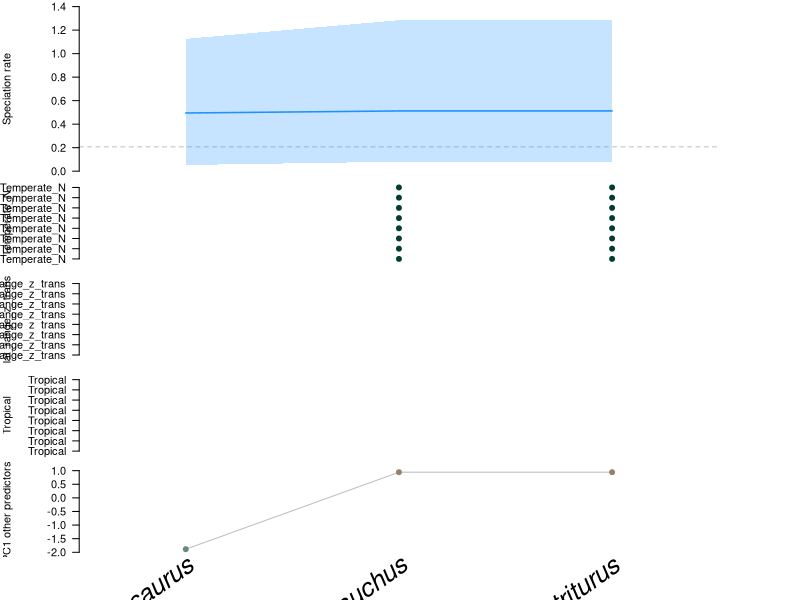

This figure's R source: (Note: this script raises an error after producing the figure.)
pdf(file='C:/Users/SimoesLabAdmin/Documents/pt_diversity_rates/updated_occurrence_analyses/model_3/reptilia_terr/combined_10_contribution_per_species_rates.pdf', width = 7, height = 6, useDingbats = FALSE, pointsize = 7)

ord_by_importance = function(s, consrank, rate_mean) {
  imp = consrank**2
  s = scale(s)
  imp = imp / sum(imp)
  #imp = imp / max(imp)
  s = t(t(s) * imp)
  p = prcomp(cbind(s, scale(rate_mean)))
  ord <- order(p$x[, 1])
  if (cor(1:length(rate_mean), rate_mean[ord]) < 0) {
     ord = order(p$x[, 1], decreasing = TRUE)
  }
  return(ord)
}

is_discrete <- function(x) {
  s = min(x):max(x)
  any(x == 0) && length(s) > 1 && all(s %in% unique(x))
}

combine_predictors <- function(shap, feat, feat_names, n_comb) {
  n_comb1 = n_comb + 1
  idx_comb = n_comb1:ncol(shap)
  shap[, n_comb1] = rowSums(shap[, idx_comb])
  shap = shap[, 1:n_comb1]
  comb_pred = t(do.call('rbind', feat[idx_comb]))
  pc1 = prcomp(comb_pred)$x[, 1]
  feat[[n_comb1]] = pc1
  feat[(n_comb + 2):(length(feat))] = NULL
  feat_names = feat_names[1:n_comb1]
  feat_names[n_comb1] = 'PC1 other predictors'
  out = vector(mode = 'list', length = 3)
  out[[1]] = shap
  out[[2]] = feat
  out[[3]] = feat_names
  return(out)
}

shap_heatmap <- function(shap, baseline, rates, species_names, feat,
                         feat_names, feat_states, rate_type = 'speciation', n_individual_pred = NULL) {
  nfeat = ncol(shap)
  if (!is.null(n_individual_pred)) {
    if ((n_individual_pred + 1) < nfeat) {
      comb_p = combine_predictors(shap, feat, feat_names, n_individual_pred)
      shap = comb_p[[1]]
      feat = comb_p[[2]]
      feat_names = comb_p[[3]]
      nfeat = ncol(shap)
    }
  }
  nspecies = nrow(shap)
  shap_pos = shap > 0
  shap_neg = shap < 0
  shap_sqrt = shap
  shap_sqrt[shap == 0] = 0
  offset_sqrt = 0.0
  shap_sqrt[shap_pos] = sqrt(shap[shap_pos] + offset_sqrt)
  shap_sqrt[shap_neg] = sqrt(-1 * shap[shap_neg] + offset_sqrt)
  max_pos = max(shap_sqrt[shap_pos])
  max_neg = max(shap_sqrt[shap_neg])
  steps_pos = round(max_pos / (max_pos + max_neg), 2) * 200
  steps_neg = round(max_neg / (max_pos + max_neg), 2) * 200
  # BrBG diverging colors
  total_steps = steps_pos + steps_neg
  max_steps = max(c(steps_pos, steps_neg))
  col_pos = colorRampPalette(c('#F5F5F5', '#543005'))(max_steps)
  col_neg = colorRampPalette(c('#F5F5F5', '#003C30'))(max_steps)
  col_pos = col_pos[1:steps_pos]
  col_neg = col_neg[1:steps_neg]
  shap_col = shap
  shap_col[shap == 0] = '#F5F5F5'
  col_idx = findInterval(shap_sqrt[shap_pos], seq(sqrt(offset_sqrt), max_pos, length.out = steps_pos), all.inside = TRUE)
  shap_col[shap_pos] = col_pos[col_idx]
  col_idx = findInterval(shap_sqrt[shap_neg], seq(sqrt(offset_sqrt), max_neg, length.out = steps_neg), all.inside = TRUE)
  shap_col[shap_neg] = col_neg[col_idx]
  species_names = gsub('_', ' ', species_names)
  # Plot
  h = 0.15
  if (nfeat < 10) {
    h = seq(0.4, 0.1, length.out = 9)
    h = h[nfeat]
  }
  heights = c(h, rep((1 - 1.25 * h)/nfeat, nfeat), h/4)
  rate_name = 'Speciation rate'
  rate_col = 'dodgerblue'
  if (rate_type == 'extinction') {
    rate_name = 'Extinction rate'
    rate_col = 'red'
  }
  if (rate_type == 'sampling') {
    rate_name = 'Sampling rate'
    rate_col = 'burlywood2'
  }
  layout(cbind(c(1, 2:(nfeat+2)), c(nfeat + 3, rep(nfeat + 4, nfeat), nfeat + 5)),
         heights = heights, widths = c(0.9, 0.1))
  # Rates per species
  par(las = 1, mar = c(0.1, 6, 0.5, 0.1), mgp = c(5, 1, 0))
  cex_lab = 2 / sqrt(length(feat_names))
  cex_lab = ifelse(cex_lab > 1, 1, cex_lab)
  y_tck = pretty(range(rates, na.rm = TRUE), n = 5)
  plot(0, 0, type = 'n', xaxs = 'i', yaxs = 'i',
       xlim = c(0, nspecies), ylim = range(y_tck),
       axes = FALSE, ylab = rate_name, cex.lab = cex_lab)
  abline(h = baseline, lty = 2, col = 'grey')
  x = c(1:nspecies) - 0.5
  polygon(c(x, rev(x)), c(rates[, 2], rev(rates[, 3])), col = adjustcolor(rate_col, alpha = 0.25), border = NA)
  lines(x, rates[, 1], col = rate_col, lwd = 1.5)
  axis(side = 2, at = y_tck, cex.axis = cex_lab)
  # Shape values
  species_x = c(1:nspecies) - 0.5
  for (i in 1:nfeat) {
    f = feat[[i]]
    if (is.null(dim(f))) {
      d = is_discrete(f)
      y_tck = pretty(range(f), n = 5)
      ylim = range(y_tck)
      if (d) {
        ylim = c(min(f) - 0.5, max(f) + 0.5)
      }
      plot(species_x, f, type = 'n', ylim = ylim,
           xlim = c(0, nspecies), xaxs = 'i', axes = FALSE,
           xlab = '', ylab = feat_names[i], cex.lab = cex_lab)
      if (!d) {
        lines(species_x, f, col = 'grey')
        axis(side = 2, at = y_tck, cex.axis = cex_lab)
      }
      else {
        axis(side = 2, at = min(f):max(f), cex.axis = cex_lab)
      }
      points(species_x, f, pch = 19, col = shap_col[, i])
    }
    else {
      nr = nrow(f)
      plot(0, 0, type = 'n', ylim = c(1 - 0.5, nr + 0.5),
           xlim = c(0, nspecies), xaxs = 'i', axes = FALSE,
           xlab = '', ylab = feat_names[i], cex.lab = cex_lab)
      axis(side = 2, at = 1:nr, labels = feat_states[[i]], cex.axis = cex_lab)
      for (j in 1:nr) {
        fj = f[j, ]
        idx = fj == 1
        points(species_x[idx], rep(j, sum(idx)), pch = 19, col = shap_col[idx, i])
      }
    }
  }
  # Species names
  par(mar = c(0.1, 6, 0.5, 0.1), mgp = c(3, 0.1, 0))
  plot(0, 0, type = 'n', xlim = c(0, nspecies), ylim = c(0, 3),
       xaxs = 'i', axes = FALSE, xlab = '', ylab = '')
  text(x = species_x, y = 3, labels = species_names,
       xpd = NA, srt = 35, adj = 0.965,
       cex = 4 / sqrt(length(species_names)), font = 3)
  # Empty plot
  plot(0, 0, type = 'n', axes = FALSE, xlab = '', ylab = '')
  # Legend
  col = c(rev(col_neg), col_pos)
  n_lead_digit = nchar(as.character(max(round(abs(shap)))))
  par(mar = c(4, 0.5, 0.5, 0.5), mgp = c(3, 1, 0))
  plot(0, 0, type = 'n', xlab = '', ylab = '', axes = FALSE,
       xlim = c(0, 2), ylim = c(0, 1.05 * total_steps))
  for (j in 1:total_steps) {
    rect(0, j - 1, 0.7, j, border = col[j], col = col[j])
  }
  rect(0, 0, 0.7, total_steps, border = 'black')
  lines(x = c(0.7, 1.0), y = rep(steps_neg, 2))
  text(x = 0, y = 1.05 * total_steps, labels = 'Rate change', adj = c(0, 0.5))
  a = c(1, 0.5) # right align
  text(x = 2, y = steps_neg, labels = sprintf(paste0('%.', 3 - n_lead_digit, 'f'), 0), adj = a)
  n_tck = 4
  s = seq(sqrt(offset_sqrt), max(c(max_pos, max_neg)), length.out = n_tck)
  pos = (s / s[n_tck]) * max_steps
  pos = pos[-1]
  s = s[-1]
  for (i in 1:length(pos)) {
    p = steps_neg + pos[i]
    if (p <= total_steps) {
      lines(x = c(0.7, 1.0), y = rep(p, 2))
      text(x = 2, y = p, adj = a, labels = sprintf(paste0('%.', 3 - n_lead_digit, 'f'), s[i]**2))
    }
    p = steps_neg - pos[i]
    if (p >= 0) {
      lines(x = c(0.7, 1.0), y = rep(p, 2))
      text(x = 2, y = p, adj = a, labels = sprintf(paste0('%.', 3 - n_lead_digit, 'f'), -(s[i]**2)))
    }
  }
}

consrank=c(1.0, 0.0,2.0,3.0,4.0,5.0)
consrank2 = order(consrank, decreasing = FALSE)
consrank = order(consrank, decreasing = TRUE)
shap_list = list()
shap_list[[1]]=c(0.26840915171872026, 0.2684091515287386,-0.5931947067754216)
shap_list[[2]]=c(-0.6357647321476919, -0.635764731656682,0.6212709272895788)
shap_list[[3]]=c(0.137691225702292, 0.13769122560464758,0.14831187531135134)
shap_list[[4]]=c(0.16648042189799733, 0.16648042177888908,-0.2784786675420268)
shap_list[[5]]=c(0.0270404123111925, 0.02704041229776113,0.030931076626612222)
shap_list[[6]]=c(0.027040414113901422, 0.027040414150508073,0.030931074162959944)
shap = do.call('cbind', shap_list)
baseline = 0.20722019208595158
rate=c(0.5124291933124187, 0.512429193527205,0.4948710807079624)
rate_lwr=c(0.08065692521631718, 0.08065692521631718,0.05261516571044922)
rate_upr=c(1.28440872579813, 1.28440872579813,1.1257821768522263)
rates = cbind(rate, rate_lwr, rate_upr)
species_names = c()
species_names = c(species_names, 'Lanthanosuchus')
species_names = c(species_names, 'Permotriturus')
species_names = c(species_names, 'Provelosaurus')
feat_names = c()
feat_names = c(feat_names, 'lat_range_z_trans')
feat_names = c(feat_names, 'Temperate_N')
feat_names = c(feat_names, 'Tropical')
feat_names = c(feat_names, 'Temperate_S')
feat_names = c(feat_names, 'Antarctic')
feat_names = c(feat_names, 'time')
ord = ord_by_importance(shap, consrank, rate)
shap_ord = shap[ord, consrank2, drop = FALSE]
rates_ord = rates[ord, ]
species_names_ord = species_names[ord]
feat_names_ord = feat_names[consrank2]
feat = vector(mode = 'list', length = 6)
feat_states = vector(mode = 'list', length = 6)
tmp = vector(mode = 'list', length = 8)
tmp_states = c()
tmp[[1]]=c(-0.2987644076347351, -0.2987644076347351,-0.11636129021644592)
tmp_states = c(tmp_states, 'lat_range_z_trans')
tmp[[14]]=c(-0.2987644076347351, -0.2987644076347351,-0.11636129021644592)
tmp_states = c(tmp_states, 'lat_range_z_trans')
tmp[[27]]=c(-0.2987644076347351, -0.2987644076347351,-0.11636129021644592)
tmp_states = c(tmp_states, 'lat_range_z_trans')
tmp[[40]]=c(-0.2987644076347351, -0.2987644076347351,-0.11636129021644592)
tmp_states = c(tmp_states, 'lat_range_z_trans')
tmp[[53]]=c(-0.2987644076347351, -0.2987644076347351,-0.11636129021644592)
tmp_states = c(tmp_states, 'lat_range_z_trans')
tmp[[66]]=c(-0.2987644076347351, -0.2987644076347351,-0.11636129021644592)
tmp_states = c(tmp_states, 'lat_range_z_trans')
tmp[[79]]=c(-0.2987644076347351, -0.2987644076347351,-0.11636129021644592)
tmp_states = c(tmp_states, 'lat_range_z_trans')
tmp[[92]]=c(-0.2987644076347351, -0.2987644076347351,-0.11636129021644592)
tmp_states = c(tmp_states, 'lat_range_z_trans')
tmp = do.call('rbind', tmp)
feat[[1]] = tmp[, ord]
feat_states[[1]] = tmp_states
tmp = vector(mode = 'list', length = 8)
tmp_states = c()
tmp[[2]]=c(1.0, 1.0,0.0)
tmp_states = c(tmp_states, 'Temperate_N')
tmp[[15]]=c(1.0, 1.0,0.0)
tmp_states = c(tmp_states, 'Temperate_N')
tmp[[28]]=c(1.0, 1.0,0.0)
tmp_states = c(tmp_states, 'Temperate_N')
tmp[[41]]=c(1.0, 1.0,0.0)
tmp_states = c(tmp_states, 'Temperate_N')
tmp[[54]]=c(1.0, 1.0,0.0)
tmp_states = c(tmp_states, 'Temperate_N')
tmp[[67]]=c(1.0, 1.0,0.0)
tmp_states = c(tmp_states, 'Temperate_N')
tmp[[80]]=c(1.0, 1.0,0.0)
tmp_states = c(tmp_states, 'Temperate_N')
tmp[[93]]=c(1.0, 1.0,0.0)
tmp_states = c(tmp_states, 'Temperate_N')
tmp = do.call('rbind', tmp)
feat[[2]] = tmp[, ord]
feat_states[[2]] = tmp_states
tmp = vector(mode = 'list', length = 8)
tmp_states = c()
tmp[[3]]=c(0.0, 0.0,0.0)
tmp_states = c(tmp_states, 'Tropical')
tmp[[16]]=c(0.0, 0.0,0.0)
tmp_states = c(tmp_states, 'Tropical')
tmp[[29]]=c(0.0, 0.0,0.0)
tmp_states = c(tmp_states, 'Tropical')
tmp[[42]]=c(0.0, 0.0,0.0)
tmp_states = c(tmp_states, 'Tropical')
tmp[[55]]=c(0.0, 0.0,0.0)
tmp_states = c(tmp_states, 'Tropical')
tmp[[68]]=c(0.0, 0.0,0.0)
tmp_states = c(tmp_states, 'Tropical')
tmp[[81]]=c(0.0, 0.0,0.0)
tmp_states = c(tmp_states, 'Tropical')
tmp[[94]]=c(0.0, 0.0,0.0)
tmp_states = c(tmp_states, 'Tropical')
tmp = do.call('rbind', tmp)
feat[[3]] = tmp[, ord]
feat_states[[3]] = tmp_states
tmp = vector(mode = 'list', length = 8)
tmp_states = c()
tmp[[4]]=c(0.0, 0.0,1.0)
tmp_states = c(tmp_states, 'Temperate_S')
tmp[[17]]=c(0.0, 0.0,1.0)
tmp_states = c(tmp_states, 'Temperate_S')
tmp[[30]]=c(0.0, 0.0,1.0)
tmp_states = c(tmp_states, 'Temperate_S')
tmp[[43]]=c(0.0, 0.0,1.0)
tmp_states = c(tmp_states, 'Temperate_S')
tmp[[56]]=c(0.0, 0.0,1.0)
tmp_states = c(tmp_states, 'Temperate_S')
tmp[[69]]=c(0.0, 0.0,1.0)
tmp_states = c(tmp_states, 'Temperate_S')
tmp[[82]]=c(0.0, 0.0,1.0)
tmp_states = c(tmp_states, 'Temperate_S')
tmp[[95]]=c(0.0, 0.0,1.0)
tmp_states = c(tmp_states, 'Temperate_S')
tmp = do.call('rbind', tmp)
feat[[4]] = tmp[, ord]
feat_states[[4]] = tmp_states
tmp = vector(mode = 'list', length = 8)
tmp_states = c()
tmp[[5]]=c(0.0, 0.0,0.0)
tmp_states = c(tmp_states, 'Antarctic')
tmp[[18]]=c(0.0, 0.0,0.0)
tmp_states = c(tmp_states, 'Antarctic')
tmp[[31]]=c(0.0, 0.0,0.0)
tmp_states = c(tmp_states, 'Antarctic')
tmp[[44]]=c(0.0, 0.0,0.0)
tmp_states = c(tmp_states, 'Antarctic')
tmp[[57]]=c(0.0, 0.0,0.0)
tmp_states = c(tmp_states, 'Antarctic')
tmp[[70]]=c(0.0, 0.0,0.0)
tmp_states = c(tmp_states, 'Antarctic')
tmp[[83]]=c(0.0, 0.0,0.0)
tmp_states = c(tmp_states, 'Antarctic')
tmp[[96]]=c(0.0, 0.0,0.0)
tmp_states = c(tmp_states, 'Antarctic')
tmp = do.call('rbind', tmp)
feat[[5]] = tmp[, ord]
feat_states[[5]] = tmp_states
tmp = vector(mode = 'list', length = 8)
tmp_states = c()
tmp[[13]]=c(269.1848135519592, 269.1848135519592,269.1848135519592)
tmp_states = c(tmp_states, 'time')
tmp[[26]]=c(269.1848135519592, 269.1848135519592,269.1848135519592)
tmp_states = c(tmp_states, 'time')
tmp[[39]]=c(269.1848135519592, 269.1848135519592,269.1848135519592)
tmp_states = c(tmp_states, 'time')
tmp[[52]]=c(269.1848135519592, 269.1848135519592,269.1848135519592)
tmp_states = c(tmp_states, 'time')
tmp[[65]]=c(269.1848135519592, 269.1848135519592,269.1848135519592)
tmp_states = c(tmp_states, 'time')
tmp[[78]]=c(269.1848135519592, 269.1848135519592,269.1848135519592)
tmp_states = c(tmp_states, 'time')
tmp[[91]]=c(269.1848135519592, 269.1848135519592,269.1848135519592)
tmp_states = c(tmp_states, 'time')
tmp[[104]]=c(269.1848135519592, 269.1848135519592,269.1848135519592)
tmp_states = c(tmp_states, 'time')
tmp = do.call('rbind', tmp)
feat[[6]] = tmp[, ord]
feat_states[[6]] = tmp_states
feat_ord = feat[consrank2]
feat_states_ord = feat_states[consrank2]
shap_heatmap(shap_ord, baseline, rates_ord, species_names_ord, feat_ord,
             feat_names_ord, feat_states_ord, rate_type = 'speciation', n_individual_pred = 3)

consrank=c(0.0, 1.0,3.0,2.0,4.0,5.0)
consrank2 = order(consrank, decreasing = FALSE)
consrank = order(consrank, decreasing = TRUE)
shap_list = list()
shap_list[[1]]=c(0.0752741097100079, 0.0397439506342454,0.0689125296313432)
shap_list[[2]]=c(-0.15720707515254617, 0.11999241007210158,0.14475470379256877)
shap_list[[3]]=c(0.05901501721702516, -0.07572311275786948,0.06406239574564097)
shap_list[[4]]=c(0.028422146275115665, 0.024231706493284814,-0.1964091393351555)
shap_list[[5]]=c(0.009175028233439662, 0.007455094162491954,0.009176211853628047)
shap_list[[6]]=c(0.009175023819261696, 0.007455093410585488,0.009176214342587627)
shap = do.call('cbind', shap_list)
baseline = 0.18279589531477541
rate=c(0.2892253995180363, 0.4078394641855266,0.36505471802804096)
rate_lwr=c(0.026958433911204338, 0.06518556218361482,0.002646802458912134)
rate_upr=c(0.795246746391058, 0.8163984310813248,1.1091171689331532)
rates = cbind(rate, rate_lwr, rate_upr)
species_names = c()
species_names = c(species_names, 'Gecatogomphius')
species_names = c(species_names, 'Kahneria')
species_names = c(species_names, 'Tramuntanasaurus')
feat_names = c()
feat_names = c(feat_names, 'lat_range_z_trans')
feat_names = c(feat_names, 'Temperate_N')
feat_names = c(feat_names, 'Tropical')
feat_names = c(feat_names, 'Temperate_S')
feat_names = c(feat_names, 'Antarctic')
feat_names = c(feat_names, 'time')
ord = ord_by_importance(shap, consrank, rate)
shap_ord = shap[ord, consrank2, drop = FALSE]
rates_ord = rates[ord, ]
species_names_ord = species_names[ord]
feat_names_ord = feat_names[consrank2]
feat = vector(mode = 'list', length = 6)
feat_states = vector(mode = 'list', length = 6)
tmp = vector(mode = 'list', length = 8)
tmp_states = c()
tmp[[1]]=c(-0.2987644076347351, -0.2987644076347351,-0.2987644076347351)
tmp_states = c(tmp_states, 'lat_range_z_trans')
tmp[[14]]=c(-0.2987644076347351, -0.2987644076347351,-0.2987644076347351)
tmp_states = c(tmp_states, 'lat_range_z_trans')
tmp[[27]]=c(-0.2987644076347351, -0.2987644076347351,-0.2987644076347351)
tmp_states = c(tmp_states, 'lat_range_z_trans')
tmp[[40]]=c(-0.2987644076347351, -0.2987644076347351,-0.2987644076347351)
tmp_states = c(tmp_states, 'lat_range_z_trans')
tmp[[53]]=c(-0.2987644076347351, -0.2987644076347351,-0.2987644076347351)
tmp_states = c(tmp_states, 'lat_range_z_trans')
tmp[[66]]=c(-0.2987644076347351, -0.2987644076347351,-0.2987644076347351)
tmp_states = c(tmp_states, 'lat_range_z_trans')
tmp[[79]]=c(-0.2987644076347351, -0.2987644076347351,-0.2987644076347351)
tmp_states = c(tmp_states, 'lat_range_z_trans')
tmp[[92]]=c(-0.2987644076347351, -0.2987644076347351,-0.2987644076347351)
tmp_states = c(tmp_states, 'lat_range_z_trans')
tmp = do.call('rbind', tmp)
feat[[1]] = tmp[, ord]
feat_states[[1]] = tmp_states
tmp = vector(mode = 'list', length = 8)
tmp_states = c()
tmp[[2]]=c(1.0, 0.0,0.0)
tmp_states = c(tmp_states, 'Temperate_N')
tmp[[15]]=c(1.0, 0.0,0.0)
tmp_states = c(tmp_states, 'Temperate_N')
tmp[[28]]=c(1.0, 0.0,0.0)
tmp_states = c(tmp_states, 'Temperate_N')
tmp[[41]]=c(1.0, 0.0,0.0)
tmp_states = c(tmp_states, 'Temperate_N')
tmp[[54]]=c(1.0, 0.0,0.0)
tmp_states = c(tmp_states, 'Temperate_N')
tmp[[67]]=c(1.0, 0.0,0.0)
tmp_states = c(tmp_states, 'Temperate_N')
tmp[[80]]=c(1.0, 0.0,0.0)
tmp_states = c(tmp_states, 'Temperate_N')
tmp[[93]]=c(1.0, 0.0,0.0)
tmp_states = c(tmp_states, 'Temperate_N')
tmp = do.call('rbind', tmp)
feat[[2]] = tmp[, ord]
feat_states[[2]] = tmp_states
tmp = vector(mode = 'list', length = 8)
tmp_states = c()
tmp[[3]]=c(0.0, 1.0,0.0)
tmp_states = c(tmp_states, 'Tropical')
tmp[[16]]=c(0.0, 1.0,0.0)
tmp_states = c(tmp_states, 'Tropical')
tmp[[29]]=c(0.0, 1.0,0.0)
tmp_states = c(tmp_states, 'Tropical')
tmp[[42]]=c(0.0, 1.0,0.0)
tmp_states = c(tmp_states, 'Tropical')
tmp[[55]]=c(0.0, 1.0,0.0)
tmp_states = c(tmp_states, 'Tropical')
tmp[[68]]=c(0.0, 1.0,0.0)
tmp_states = c(tmp_states, 'Tropical')
tmp[[81]]=c(0.0, 1.0,0.0)
tmp_states = c(tmp_states, 'Tropical')
tmp[[94]]=c(0.0, 1.0,0.0)
tmp_states = c(tmp_states, 'Tropical')
tmp = do.call('rbind', tmp)
feat[[3]] = tmp[, ord]
feat_states[[3]] = tmp_states
tmp = vector(mode = 'list', length = 8)
tmp_states = c()
tmp[[4]]=c(0.0, 0.0,1.0)
tmp_states = c(tmp_states, 'Temperate_S')
tmp[[17]]=c(0.0, 0.0,1.0)
tmp_states = c(tmp_states, 'Temperate_S')
tmp[[30]]=c(0.0, 0.0,1.0)
tmp_states = c(tmp_states, 'Temperate_S')
tmp[[43]]=c(0.0, 0.0,1.0)
tmp_states = c(tmp_states, 'Temperate_S')
tmp[[56]]=c(0.0, 0.0,1.0)
tmp_states = c(tmp_states, 'Temperate_S')
tmp[[69]]=c(0.0, 0.0,1.0)
tmp_states = c(tmp_states, 'Temperate_S')
tmp[[82]]=c(0.0, 0.0,1.0)
tmp_states = c(tmp_states, 'Temperate_S')
tmp[[95]]=c(0.0, 0.0,1.0)
tmp_states = c(tmp_states, 'Temperate_S')
tmp = do.call('rbind', tmp)
feat[[4]] = tmp[, ord]
feat_states[[4]] = tmp_states
tmp = vector(mode = 'list', length = 8)
tmp_states = c()
tmp[[5]]=c(0.0, 0.0,0.0)
tmp_states = c(tmp_states, 'Antarctic')
tmp[[18]]=c(0.0, 0.0,0.0)
tmp_states = c(tmp_states, 'Antarctic')
tmp[[31]]=c(0.0, 0.0,0.0)
tmp_states = c(tmp_states, 'Antarctic')
tmp[[44]]=c(0.0, 0.0,0.0)
tmp_states = c(tmp_states, 'Antarctic')
tmp[[57]]=c(0.0, 0.0,0.0)
tmp_states = c(tmp_states, 'Antarctic')
tmp[[70]]=c(0.0, 0.0,0.0)
tmp_states = c(tmp_states, 'Antarctic')
tmp[[83]]=c(0.0, 0.0,0.0)
tmp_states = c(tmp_states, 'Antarctic')
tmp[[96]]=c(0.0, 0.0,0.0)
tmp_states = c(tmp_states, 'Antarctic')
tmp = do.call('rbind', tmp)
feat[[5]] = tmp[, ord]
feat_states[[5]] = tmp_states
tmp = vector(mode = 'list', length = 8)
tmp_states = c()
tmp[[13]]=c(269.1848135519592, 269.1848135519592,269.1848135519592)
tmp_states = c(tmp_states, 'time')
tmp[[26]]=c(269.1848135519592, 269.1848135519592,269.1848135519592)
tmp_states = c(tmp_states, 'time')
tmp[[39]]=c(269.1848135519592, 269.1848135519592,269.1848135519592)
tmp_states = c(tmp_states, 'time')
tmp[[52]]=c(269.1848135519592, 269.1848135519592,269.1848135519592)
tmp_states = c(tmp_states, 'time')
tmp[[65]]=c(269.1848135519592, 269.1848135519592,269.1848135519592)
tmp_states = c(tmp_states, 'time')
tmp[[78]]=c(269.1848135519592, 269.1848135519592,269.1848135519592)
tmp_states = c(tmp_states, 'time')
tmp[[91]]=c(269.1848135519592, 269.1848135519592,269.1848135519592)
tmp_states = c(tmp_states, 'time')
tmp[[104]]=c(269.1848135519592, 269.1848135519592,269.1848135519592)
tmp_states = c(tmp_states, 'time')
tmp = do.call('rbind', tmp)
feat[[6]] = tmp[, ord]
feat_states[[6]] = tmp_states
feat_ord = feat[consrank2]
feat_states_ord = feat_states[consrank2]
shap_heatmap(shap_ord, baseline, rates_ord, species_names_ord, feat_ord,
             feat_names_ord, feat_states_ord, rate_type = 'extinction', n_individual_pred = 3)

dev.off()
